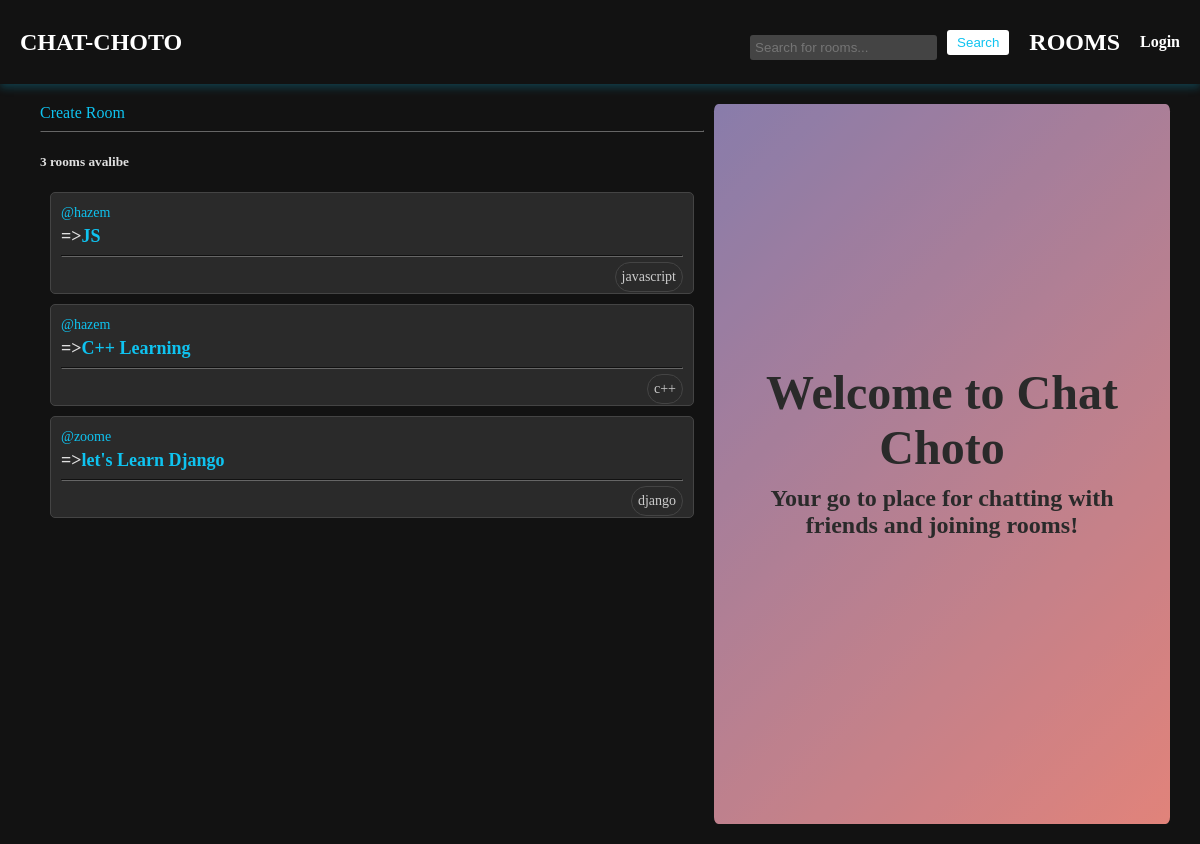
The app's page /, older data.
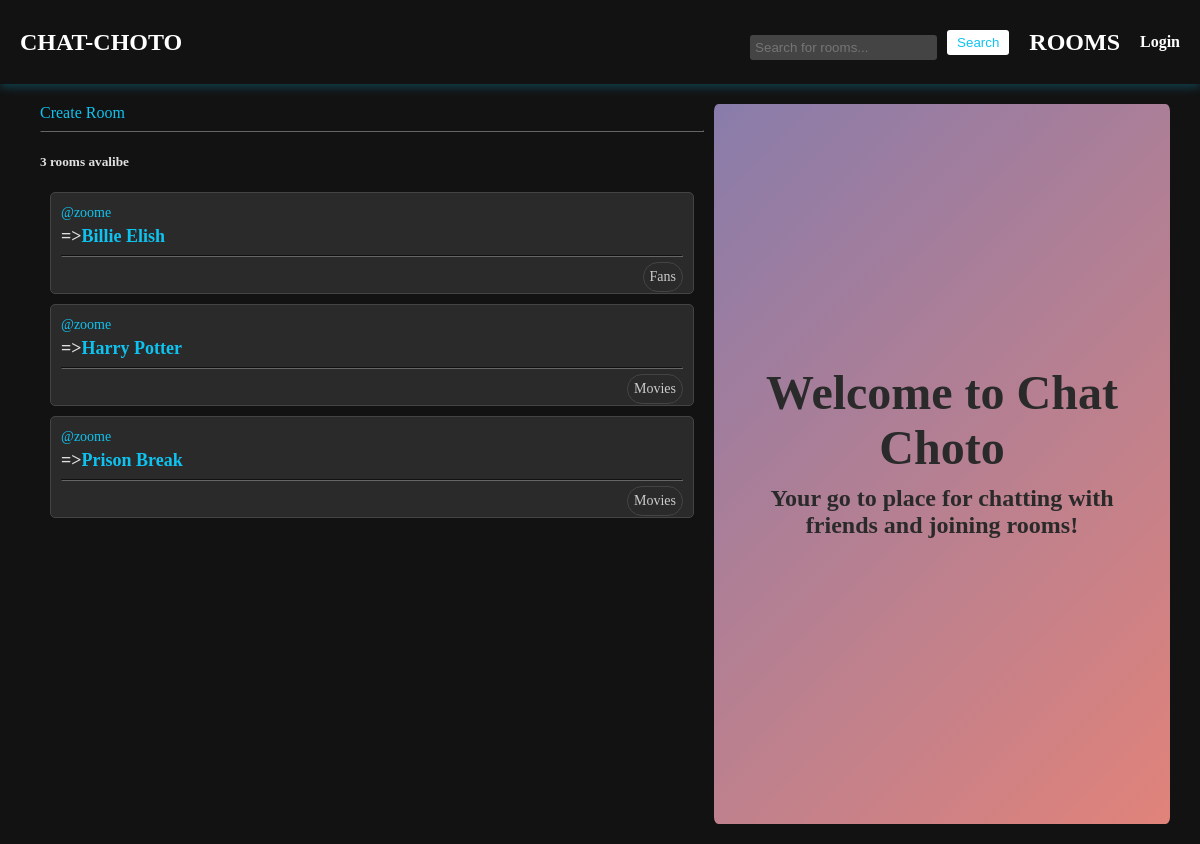
The same page, newer data.
### app/models.py (models this page shows, shortened)
class Room(models.Model):
    host = models.ForeignKey(User, on_delete=models.SET_NULL, null=True)
    topic = models.ForeignKey(Topic, on_delete=models.SET_NULL, null=True)
    name = models.CharField(max_length=200)
    description = models.TextField(null=True)
    participants = models.ManyToManyField(User, related_name="participants", blank=True)
    created = models.DateTimeField(auto_now_add=True)
    updated = models.DateTimeField(auto_now=True)
    class Meta:
        ordering = ['-updated', '-created']

class User(AbstractUser):
    name = models.CharField(max_length=200, null=True)
    email = models.EmailField(unique=True)
    bio = models.TextField(null=True)
    avatar = models.ImageField(default="profile.png")
    USERNAME_FIELD = 'username'
    REQUIRED_FIELDS = []

class Topic(models.Model):
    name = models.CharField(max_length=200)

### app/views.py (the view)
# urls.py: 2. Add a URL to urlpatterns:  path('', views.home, name='home')
def home(request):
    q = request.GET.get('q')
    if q:
        contact = Room.objects.filter(
            Q(topic__name__contains=q) |
            Q(name__contains=q)
        )
        if not contact:
            return render(request, 'room.html', {'room': None})
        room_messages = Message.objects.filter(
            Q(room__topic__name__contains=q)
        )
    else:
        contact = Room.objects.all()
        room_messages = Message.objects.filter(
            Q(room__topic__name__contains='')
        )
    rooms_count = contact.count()
    topics = Topic.objects.all()
    return render(request, 'home.html', {'rooms': contact, 'topics': topics, 'rooms_count': rooms_count, 'room_messages': room_messages})

### templates/home.html (shortened to what this page needs)
{% extends 'main.html' %}
{% block body %}
<div class="containerr">
    <div>
        <a href="/create-room">Create Room</a>
        <hr>
        <h5> {{rooms_count}} rooms avalibe</h5>
        {% include 'feed_component.html' %}
    </div>
    <div class="hero">
        <div class="container">
            <h1>Welcome to Chat Choto</h1>
            <h3>Your go to place for chatting with friends and joining rooms!</h3>
        </div>
    </div>
</div>
{% endblock body %}

### templates/feed_component.html (shortened to what this page needs)
<div class="room-list" style="text-align: initial;">
    {% for room in rooms %}
        <div class="room-item">
            <a href="/profile/{{room.host.id}}" class="host-link">@{{room.host.username}}</a>
            <h5 class="room-title">
                =><a href="/room/{{room.id}}" class="room-link">{{room.name}}</a>
            </h5>
            <hr>
            <small class="room-topic">{{room.topic.name}}</small>
            <br>
        </div>
    {% endfor %}
</div>

Row changes from the older to the newer data that the page shows:
removed Room: host.username "hazem", name "JS", topic.name "javascript"
removed Room: host.username "hazem", name "C++ Learning", topic.name "c++"
removed Room: host.username "zoome", name "let's Learn Django", topic.name "django"
added Room: host.username "zoome", name "Billie Elish", topic.name "Fans"
added Room: host.username "zoome", name "Harry Potter", topic.name "Movies"
added Room: host.username "zoome", name "Prison Break", topic.name "Movies"
